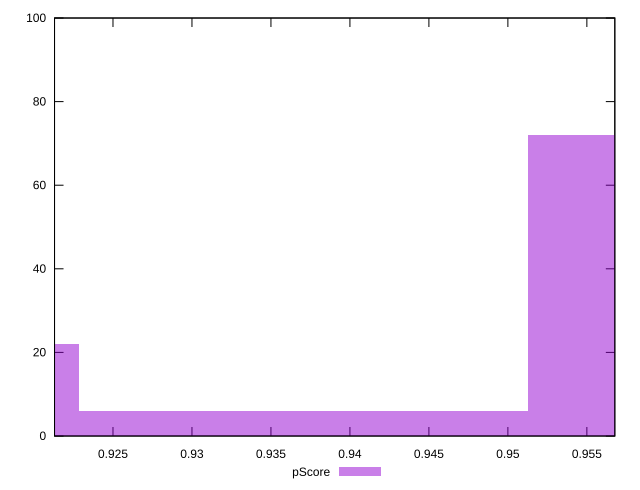

Generate this figure with gnuplot:
reset

$pScore <<EOF
0.9654484357205213 72
0.908657351266373 22
0.9370528934934472 6
EOF

set key outside below
set boxwidth 0.028395542227074157
set xrange [0.9212994102952925:0.9567701181098782]
set yrange [0:100]
set trange [0:100]
set style fill transparent solid 0.5 noborder
set terminal svg size 640, 490 enhanced background rgb 'white'
set output "report_00008_2021-01-22T20:58:29.167/first-meaningful-paint/samples/pages+cached/pScore/histogram.svg"

plot $pScore title "pScore" with boxes

reset
